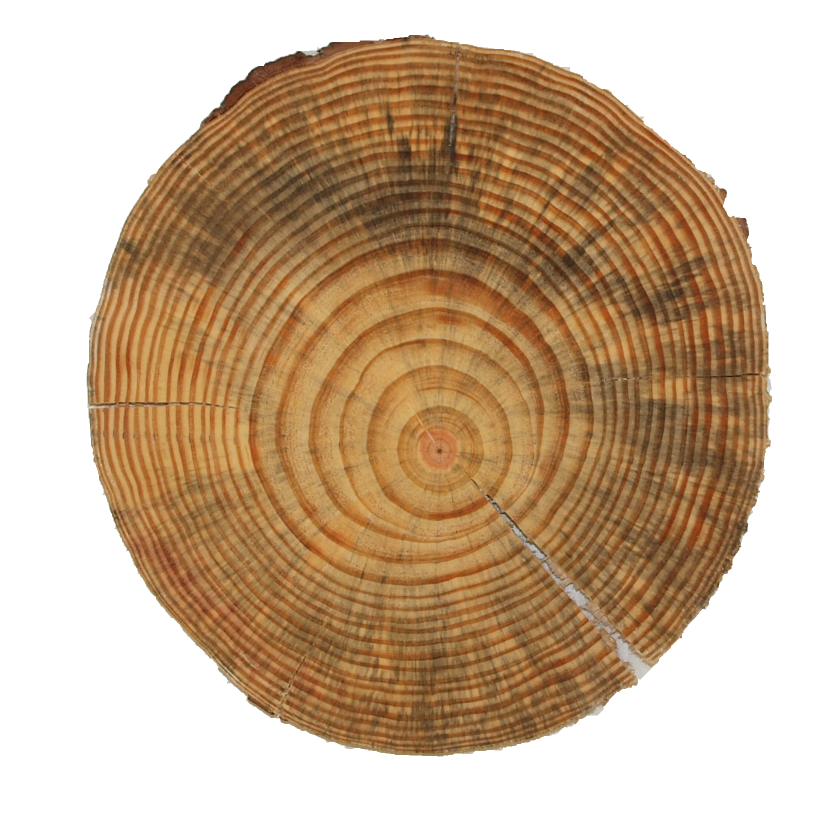
#> input picture Input/F02b.png, 1644 x 1644 px (shown at 1/2 size)
$ python main.py --filename Input/F02b.png --output_dir out   (older library calls are emulated)
#> lines starting #> are read from the running program, lines starting #| are printed output that depends on the picture
### automatic_wood_pith_detector/automatic_wood_pith_detector.py
import numpy as np
import cv2
from ultralytics import YOLO
import pandas as pd

from automatic_wood_pith_detector.structural_tensor import StructuralTensor, sampling_structural_tensor_matrix
from automatic_wood_pith_detector.optimization import Optimization, LeastSquaresSolution, filter_lo_around_c
from automatic_wood_pith_detector.pclines_parallel_coordinates import pclines_local_orientation_filtering


class Method:
    apd = 0
    apd_pcl = 1
    apd_dl = 2
def local_orientation(img_in, st_sigma, st_window):

    gray_image = cv2.cvtColor(img_in, cv2.COLOR_RGB2GRAY).copy()
    STc, STo = StructuralTensor(gray_image, sigma=st_sigma, window_size=st_window)

    return STo, STc


def lo_sampling(STo, STc, lo_w, percent_lo, debug=False, img=None, output_folder=None):

    STc, STo, kernel_size = sampling_structural_tensor_matrix(STc, STo, lo_w)

    # get orientations with high coherence (above percent_lo)

    th = np.percentile(STc[STc > 0], 100 * (1 - percent_lo))
    y, x = np.where(STc > th)
    O = STo[y, x]

    # convert orientations to vector (x1,y1,x2,y2)
    V = np.array([np.sin(O), np.cos(O)]).T
    orientation_length = kernel_size / 2
    Pc = np.array([x, y], dtype=float).T
    P1 = Pc - V * orientation_length / 2
    P2 = Pc + V * orientation_length / 2
    L = np.hstack((P1, P2))


    if debug:
        img_s = img.copy()
        for x1, y1, x2, y2 in L:
            p1 = np.array((x1, y1), dtype=int)
            p2 = np.array((x2, y2), dtype=int)
            img_s = cv2.line(img_s, (p1[0], p1[1]), (p2[0], p2[1]), (0, 0, 255), 1)
            # draw rectangle
            top = p1
            bottom = p2
            img_s = cv2.rectangle(img_s, (top[0], top[1]), (bottom[0], bottom[1]), (255, 0, 0), 1)

        cv2.imwrite(str(output_folder / "img_end_s.png"), img_s)
    return L

# [4 lines left out: function pclines_postprocessing, not called in this run]


def optimization(img_in, m_lsd, ci=None):
    xo, yo = LeastSquaresSolution(m_lsd=m_lsd, img=img_in).run() if ci is None else ci

    peak = Optimization(m_lsd=m_lsd).run(xo, yo)

    peak = (peak[0], peak[1])
    #print(f"optimization peak {peak}")
    return np.array(peak)

def peak_is_not_in_rectangular_region(ci_plus_1, top_left, bottom_right):
    x, y = ci_plus_1
    res = x < top_left[0] or y < top_left[1] or \
                                        x > bottom_right[0] or y > bottom_right[1]
    return res

def apd(img_in, st_sigma, st_window, lo_w, percent_lo, max_iter, rf, epsilon, pclines = False, debug=False,
        output_dir=None):

    STo, STc = local_orientation(img_in, st_sigma=st_sigma, st_window = st_window)

    Lof = lo_sampling(STo, STc, lo_w, percent_lo, debug=debug, img=img_in, output_folder=output_dir)

    if pclines:
        Lof = pclines_postprocessing(img_in, Lof, debug=debug, output_folder=output_dir)

    Lor = Lof
    ci = None
    for i in range(max_iter):
        if i > 0:
            Lor, top_left, bottom_right = filter_lo_around_c(Lof, rf, ci, img_in)

        ci_plus_1 = optimization(img_in, Lor, ci)

        if i > 0:
            if np.linalg.norm(ci_plus_1 - ci) < epsilon:
                ci = ci_plus_1
                break

            if peak_is_not_in_rectangular_region(ci_plus_1, top_left, bottom_right):
                break

        ci = ci_plus_1

    return ci


# [30 lines left out: functions apd_pcl, read_label, apd_dl, not called in this run]

### automatic_wood_pith_detector/structural_tensor.py
# Extructural tensor details: https://en.wikipedia.org/wiki/Structure_tensor
# Explanation of computing structural tensor using matrix operations: https://en.wikipedia.org/wiki/Lucas%E2%80%93Kanade_method
# https://docs.opencv.org/4.x/d4/d70/tutorial_anisotropic_image_segmentation_by_a_gst.html
# https://www.crisluengo.net/archives/1132/ buena explicacaion
import numpy as np
import cv2
from pathlib import Path
from skimage.util.shape import view_as_windows

def StructuralTensor(img, sigma=1, window_size=5, mode = -1):
    """
    Compute structural tensor of an image.
    https://docs.opencv.org/4.x/d4/d70/tutorial_anisotropic_image_segmentation_by_a_gst.html
    @param img: input image
    @param sigma: sigma of the gaussian filter
    @param k: parameter of the Harris corner detector
    @param window_size: size of the window used to compute the structural tensor
    @param mode: if -1 is scharr if 3 is sobel
    @return: matrix with the structural tensor
    """
    # Compute the gradient of the image
    #Print input parameters
    #print(f"img.shape {img.shape} sigma {sigma} window_size {window_size} mode {mode}")
    img = img.astype(np.float32)
    img = cv2.GaussianBlur(img, (3, 3), sigma)
    img = img.astype(np.float32)

    #################################################
    Ix = cv2.Sobel(img, cv2.CV_64F, 1, 0, ksize=mode)
    Iy = cv2.Sobel(img, cv2.CV_64F, 0, 1, ksize=mode)
    J11 = Ix ** 2
    J22 = Iy ** 2
    J12 = Ix * Iy

    # Compute the structural tensor
    J11 = cv2.GaussianBlur(J11, (window_size, window_size), sigma)
    J22 = cv2.GaussianBlur(J22, (window_size, window_size), sigma)
    J12 = cv2.GaussianBlur(J12, (window_size, window_size), sigma)

    # [9 lines of commented-out code are left out]
    tmp1 = J11 + J22
    tmp2 = J11 - J22
    tmp2 = cv2.multiply(tmp2, tmp2)
    tmp3 = cv2.multiply(J12, J12)
    tmp4 = np.sqrt(tmp2 + 4.0 * tmp3)
    lambda1 = 0.5 * (tmp1 + tmp4)  # biggest eigenvalue
    lambda2 = 0.5 * (tmp1 - tmp4)  # smallest eigenvalue
    # eigenvalue calculation (stop)
    # Coherency calculation (start)
    # Coherency = (lambda1 - lambda2)/(lambda1 + lambda2)) - measure of anisotropism
    # Coherency is anisotropy degree (consistency of local orientation)
    imgCoherencyOut = cv2.divide(lambda1 - lambda2, lambda1 + lambda2)
    # Coherency calculation (stop)
    # orientation angle calculation (start)
    # tan(2*Alpha) = 2*J12/(J22 - J11)
    # Alpha = 0.5 atan2(2*J12/(J22 - J11))
    imgOrientationOut = cv2.phase(J22 - J11, 2.0 * J12, angleInDegrees=False)
    imgOrientationOut = 0.5 * imgOrientationOut
    # orientation angle calculation (stop)
    return imgCoherencyOut, imgOrientationOut


# [44 lines left out: functions debug_image_line, debug_image_circle, sampling_structural_tensor, not called in this run]


def sampling_structural_tensor_matrix(imgC, imgO, kernel_size):
    #print input parameters
    #print(f"imgC.shape {imgC.shape} imgO.shape {imgO.shape} ST_window {ST_window}")
    #imgC = np.arange(7*9).reshape((7,9))
    img_h, img_w = imgC.shape
    imgO, imgC_output = imgO.copy(), np.zeros_like(imgC)


    windows_img_4d = view_as_windows(imgC, (kernel_size, kernel_size), step=kernel_size)
    #windows_img_shape = (row, col, kernel_size, kernel_size)
    windows_img_matrix = windows_img_4d.reshape(-1,kernel_size*kernel_size)


    argmax = np.argmax(windows_img_matrix, axis=1)
    windows_col = img_w // kernel_size

    windows_index = np.arange(len(argmax))
    upper_windows_row = (windows_index // windows_col) * kernel_size
    max_window_row = upper_windows_row + (argmax % kernel_size)
    max_window_col = (argmax // kernel_size) + (windows_index % windows_col) * kernel_size
    max_loc = np.vstack((max_window_row, max_window_col)).T
    imgC_output[max_loc[:,0], max_loc[:,1]] = imgC[max_loc[:,0], max_loc[:,1]]
    return imgC_output, imgO, kernel_size


# [96 lines left out: functions matrix_compute_local_orientation, compute_local_orientation, main, not called in this run]
    ###############################################

# [6 lines that do not run on import are left out]

### automatic_wood_pith_detector/optimization.py
import numpy as np
import cv2
from scipy.optimize import minimize

from automatic_wood_pith_detector.image import Drawing, Color, resize_image_using_pil_lib

class Optimization:
    """
    Implementation of the optimization of convex function  1/N * sum_{i=1}^N f(x_i) where f(x_i) is the functional
    cos2(theta_i) = (A.B / ||A|| ||B||)^2. Optimization is made using the gradient descent method.
    """
    def __init__(self, m_lsd, output_dir=None, img=None, weights=None, debug=False, logger=None):
        self.L_init = m_lsd
        self.img = img
        self.output_dir = output_dir
        self.debug = debug
        self.N = self.L_init.shape[0]
        self.weights_init = weights
        self.logger = logger


    @staticmethod
    def object_function(variables, coefs):

        X1, Y1, X2, Y2 = coefs[:, 0], coefs[:, 1], coefs[:, 2], coefs[:, 3]

        x,y = variables

        Xc = (X1 + X2) / 2
        Yc = (Y1 + Y2) / 2
        AA = np.array([X1 - X2, Y1 - Y2]).T
        BB = np.array([Xc - x, Yc - y]).T
        #AAnorm = cp.norm(AA, axis=1)
        #BBnorm = cp.norm(BB, axis=1)
        AA = AA / np.linalg.norm(AA, axis=1).reshape(-1, 1)
        BB = BB / np.linalg.norm(BB, axis=1).reshape(-1, 1)
        value = (AA * BB).sum(axis=1)
        value = value ** 2

        res = value.sum() / Xc.shape[0]
        return -res


    def run(self, xo, yo):
        """
        Minimize function
        """
        #loop for computing gradient descent
        H, W, _ = self.img.shape if self.img is not None else (0,0,0)


        if self.debug:
            debug_img = self.img.copy()

        results = minimize(self.object_function, [xo, yo], args=self.L_init, tol=1e-6)

        x, y = results.x
        value = -1 * results.fun

        if self.debug:
            debug_img = cv2.circle(debug_img, (np.round(x).astype(int), np.round(y).astype(int)), 2, Color.red, -1)
            cv2.imwrite(f"{self.output_dir}_op.png",
                        resize_image_using_pil_lib(debug_img, 640, 640))

        return (x, y, value )


class LeastSquaresSolution:
    """
    Implementation of the optimization of convex function  1/N * sum_{i=1}^N f(x_i) where f(x_i) is the functional
    cos2(theta_i) = (A.B / ||A|| ||B||)^2. Optimization is made using the gradient descent method.
    """
    def __init__(self, m_lsd, output_dir=None, img=None, debug=False):
        self.L_init = m_lsd
        self.img = img
        self.output_dir = output_dir
        self.debug = debug
        self.N = self.L_init.shape[0]

    @staticmethod
    def compute_line_coefficients(p1, p2):
        """
        Given two points, compute the coefficients of the line equation
        a*x+b*y+c=0
        https://bobobobo.wordpress.com/2008/01/07/solving-linear-equations-ax-by-c-0/
        """
        x1, y1 = p1.ravel()
        x2, y2 = p2.ravel()

        if x2 == x1:
            # Vertical line: x = c
            a = 1
            b = 0
            c = -x1
        elif y1 == y2:
            # Horizontal line: y = c
            a = 0
            b = 1
            c = -y1
        else:
            a = y1 - y2
            b = x2 - x1
            c = x1 * y2 - x2 * y1

        return a, b, c
    def run(self):
        """
        Least Squares. Minimum distance between line and dot
        ri(xi,yi) = (axi + byi + c) / sqrt(a^2 + b^2)
        """
        #loop for computing gradient descent
        H, W, _ = self.img.shape

        # Compute coefficients
        B = np.zeros((len(self.L_init), 2))
        g = np.zeros((len(self.L_init), 1))
        for idx, l in enumerate(self.L_init):
            x1, y1, x2, y2 = l.ravel()
            a, b, c = self.compute_line_coefficients(np.array((x1,y1)),np.array((x2,y2)))
            denom = np.sqrt(a ** 2 + b ** 2)
            B[idx] = np.array([a,b]) / denom
            g[idx] = -c / denom

        ## LS
        # B*[x,y]= g
        BTB = B.T.dot(B)
        try:
            invBTB = np.linalg.inv(BTB)

        except np.linalg.LinAlgError as err:
            if 'Singular matrix' in str(err):
                h, w, _ = self.img.shape
                return (w // 2, h // 2)
            else:
                raise err
        x, y = invBTB.dot(B.T.dot(g))

        return (x[0], y[0])


def filter_lo_around_c(Lof, rf, ci, img_in):
    x, y = ci
    H, W = img_in.shape[:2]
    # 2.1 Select lines within region
    top_left = (x - W // rf, y - H // rf)
    bottom_right = (x + W // rf, y + H // rf)

    m_lines_within_region, _ = get_lines_idx_within_rectangular_region(img_in, Lof, None,
                                                                                           int(top_left[0]),
                                                                                           int(top_left[1]),
                                                                                           int(bottom_right[0]),
                                                                                           int(bottom_right[1]),
                                                                                           debug=False,
                                                                                           output_path=None)
    return m_lines_within_region, top_left, bottom_right

def get_lines_idx_within_rectangular_region(img_in, L, weights, top_x, top_y, bottom_x, bottom_y, debug, output_path=None):
    X1, Y1, X2, Y2 = L[:,0], L[:,1], L[:,2], L[:,3]
    idx = np.where((top_x < X1) & (top_y < Y1) & (bottom_x > X2) & (bottom_y > Y2))[0]
    l_lines_within_region = L[idx]
    #print norm l_lines_within_region
    weights_within_region = weights[idx] if weights is not None else None
    if debug:
        # draw rectangular region
        img = img_in.copy()
        img = cv2.rectangle(img, (top_x, top_y), (bottom_x, bottom_y), Color.black, 2)
        Drawing.draw_lsd_lines(l_lines_within_region, img,
                               output_path= output_path, lines_all=L)

    return l_lines_within_region,weights_within_region

### main.py
import warnings
warnings.filterwarnings("ignore")

import numpy as np
import cv2
import pandas as pd
from pathlib import Path
import time
import argparse

from automatic_wood_pith_detector.image import resize_image_using_pil_lib, Color
from automatic_wood_pith_detector.automatic_wood_pith_detector import  apd, apd_pcl, apd_dl, Method


def main(filename, output_dir, percent_lo=0.5, st_w=3, method=0, new_shape=640, debug=True, lo_w=11, st_sigma=1.2,
        weigths_path=None):

#> called with filename = 'Input/F02b.png', output_dir = 'out', percent_lo = 0.5, st_w = 3, method = False, new_shape = 0, debug = False, lo_w = 11
    to = time.time()
    output_dir = Path(output_dir)
    output_dir.mkdir(exist_ok=True, parents=True)
    import os
    os.system(f"rm -rf {output_dir}/*")
    # 1.0 load image
    img_in = cv2.imread(filename)
#> img_in is the input picture: shape (1644, 1644, 3); mean B, G, R 146.3, 173.5, 199.6
    o_height, o_width = img_in.shape[:2]
    # 1.1 resize image
    if new_shape > 0:
        img_in = resize_image_using_pil_lib(img_in, height_output=new_shape, width_output=new_shape)


    if debug:
        cv2.imwrite(str(output_dir / 'resized.png'), resize_image_using_pil_lib(img_in, 640,640))


    if method == Method.apd:
        print("apd")
        peak = apd(img_in, st_sigma, st_w, lo_w, rf = 7, percent_lo = percent_lo, max_iter = 11, epsilon =10 ** -3,
                       debug=debug, output_dir = output_dir)
#> in local_orientation, `gray_image = cv2.cvtColor(img_in, cv2.COLOR_RGB2GRAY).copy()`:
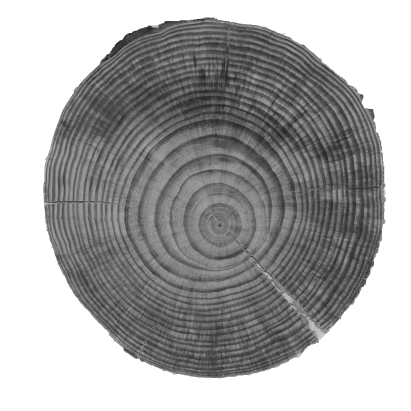
#> gray_image: shape (1644, 1644) (shown at 1/4 size); min 11, max 255, mean 168.3
#> in StructuralTensor, `Ix = cv2.Sobel(img, cv2.CV_64F, 1, 0, ksize=mode)`:
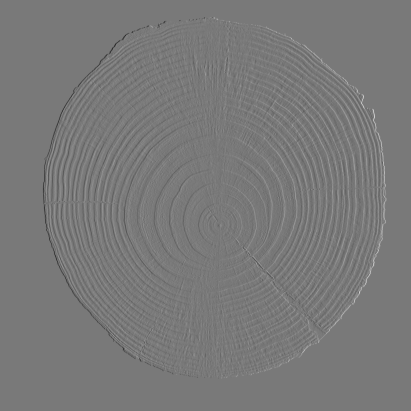
#> Ix: shape (1644, 1644) float64 (shown at 1/4 size); min -2072.3, max 2277.3, mean 0; drawn with min black and max white
#> in StructuralTensor, `Iy = cv2.Sobel(img, cv2.CV_64F, 0, 1, ksize=mode)`:
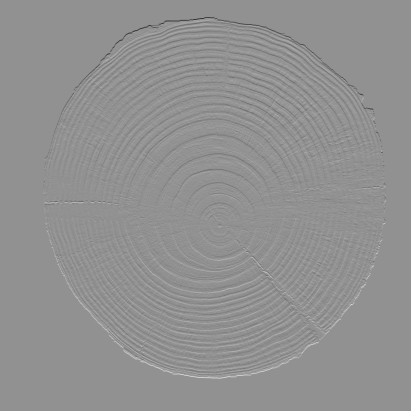
#> Iy: shape (1644, 1644) float64 (shown at 1/4 size); min -2498.6, max 1878.3, mean 0; drawn with min black and max white
#> in StructuralTensor, `J11 = Ix ** 2`:
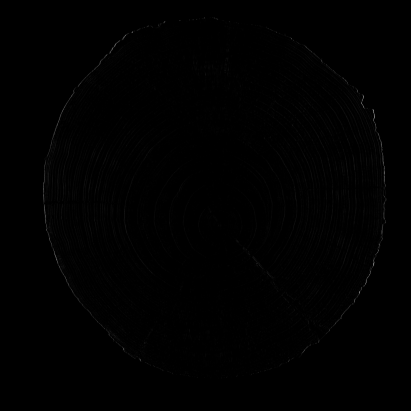
#> J11: shape (1644, 1644) float64 (shown at 1/4 size); min 0, max 5186037.3, mean 17300.3; drawn with min black and max white
#> in StructuralTensor, `imgCoherencyOut = cv2.divide(lambda1 - lambda2, lambda1 + lambda2)`:
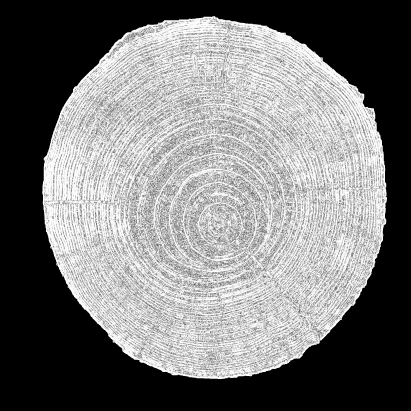
#> imgCoherencyOut: shape (1644, 1644) float64 (shown at 1/4 size); 41.96% of the values are NaN or infinite; the others: min 0.00117, max 1, mean 0.811; drawn with min black, max white, NaN and infinite black
#> in StructuralTensor, `imgOrientationOut = cv2.phase(J22 - J11, 2.0 * J12, angleInDegrees=Fal..`:
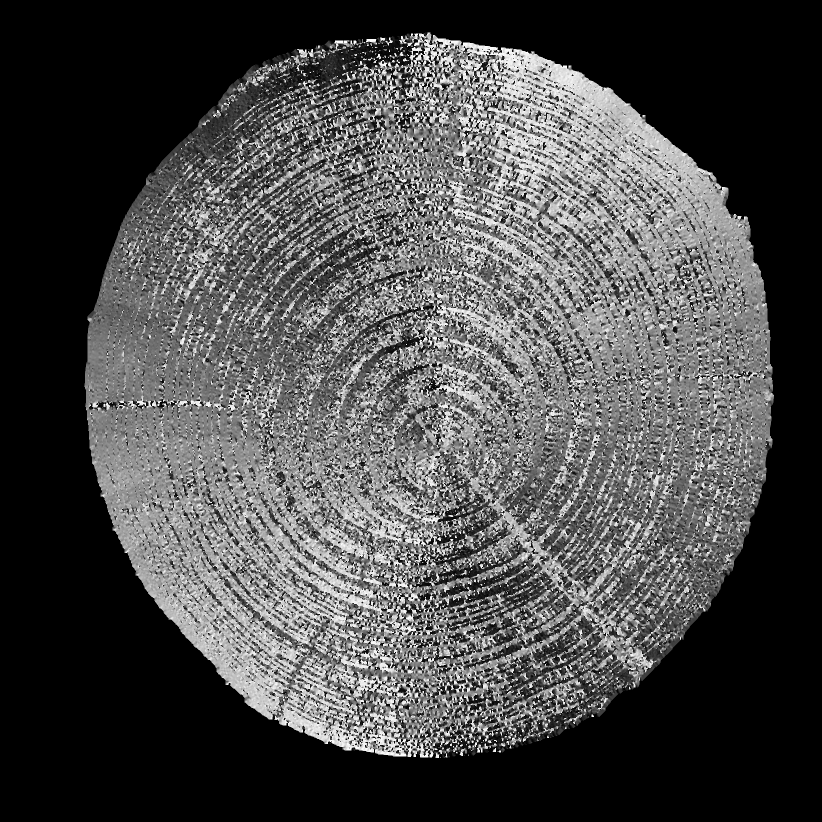
#> imgOrientationOut: shape (1644, 1644) float64 (shown at 1/2 size); min 0, max 6.28, mean 1.83; drawn with min black and max white
#> in sampling_structural_tensor_matrix, `max_loc = np.vstack((max_window_row, max_window_col)).T`: max_loc = 22201 pairs, first value 0 to 1628, second value 0 to 1628
#> in lo_sampling, `STc, STo, kernel_size = sampling_structural_tensor_matrix(STc, STo, lo..`: kernel_size = 11
#> in lo_sampling, `th = np.percentile(STc[STc > 0], 100 * (1 - percent_lo))`: th = 0.924
#> in lo_sampling, `y, x = np.where(STc > th)`: y = 6457 values from 69 to 1507; x = 6457 values, max 1540 at index 3086, min 176 at index 3408, mean 857.1
#> in lo_sampling, `O = STo[y, x]`: O = 6457 values, max 3.14 at index 4817, min 0.0004 at index 1690, mean 1.5
#> in lo_sampling, `V = np.array([np.sin(O), np.cos(O)]).T`: V = 6457 pairs, first value 0.0004 to 1, second value -1 to 1
#> in lo_sampling, `orientation_length = kernel_size / 2`: orientation_length = 5.5
#> in lo_sampling, `Pc = np.array([x, y], dtype=float).T`: Pc = 6457 pairs, first value 176 to 1540, second value 69 to 1507
#> in lo_sampling, `P1 = Pc - V * orientation_length / 2`: P1 = 6457 pairs, first value 173.3 to 1538.7, second value 70.65 to 1509.7
#> in lo_sampling, `P2 = Pc + V * orientation_length / 2`: P2 = 6457 pairs, first value 178.7 to 1542.7, second value 67.35 to 1509.7
#> the loop in apd, `for i in range(max_iter):` made 5 passes
#> (top_left, bottom_right) on passes 2 to 5: ((632.5, 618.5), (1100.5, 1086.5)), ((644.4, 656.1), (1112.4, 1124.1)), ((644.1, 657.6), (1112.1, 1125.6)), ((644.1, 657.6), (1112.1, 1125.6))
#> peak = [878.1, 891.6]
    elif method == Method.apd_pcl:
        print("apd_pcl")
        peak = apd_pcl(img_in, st_sigma, st_w, lo_w, rf = 7, percent_lo = percent_lo, max_iter = 11, epsilon =10 ** -3,
                           debug=debug, output_dir = output_dir)

    elif method == Method.apd_dl:
        print("apd_dl")
        peak = apd_dl(img_in, output_dir, weigths_path)

    else:
        raise ValueError(f"method {method} not found")

    if debug:
        img = img_in.copy()
        H, W, _ = img.shape
        dot_size = H // 200
        x, y = peak
        img = cv2.circle(img,  (np.round(x).astype(int), np.round(y).astype(int)), dot_size, Color.blue, -1)
        cv2.imwrite(str(Path(output_dir) / 'peak.png'), resize_image_using_pil_lib(img, 640, 640))

    tf = time.time()
    # 3.0 save results
    new_shape_h, new_shape_w = img_in.shape[:2]
    convert_original_scale = lambda peak: (peak * np.array([o_width/new_shape_w,o_height/new_shape_h])).tolist()

    peak = convert_original_scale(peak) if new_shape>0 else peak

    data = {'coarse': np.array(peak), 'exec_time(s)':tf-to}
#> data = {'coarse': [878.1, 891.6], 'exec_time(s)': 2.94}

    df = pd.DataFrame(data)
#> df = table of 2 rows and 2 columns
    #print(df)
    df.to_csv(str(output_dir / 'pith.csv'), index=False)

    return peak


if __name__=="__main__":
    parser = argparse.ArgumentParser(description='Pith detector')
    #input arguments parser.
    parser.add_argument('--filename', type=str, required=True, help='input image')
    parser.add_argument('--output_dir', type=str, required=True, help='output directory')

    #method parameters
    parser.add_argument('--new_shape', type=int, default=0, help='new shape')
    ##add pclines parameter
    parser.add_argument('--method', type=int, default=False, help='method: 0 for apd, 1 for apd_pcl, 2 for apd_dl')
    parser.add_argument('--weigths_path', type=str, default='checkpoints/yolo/all_best_yolov8.pt', help='weigths_path')
    parser.add_argument('--debug', type=bool, default=False, help='debug')


    args = parser.parse_args()


    params = dict(filename=args.filename, output_dir=args.output_dir, new_shape=args.new_shape,
                debug=args.debug, method=args.method, weigths_path=args.weigths_path)
    main(**params)
